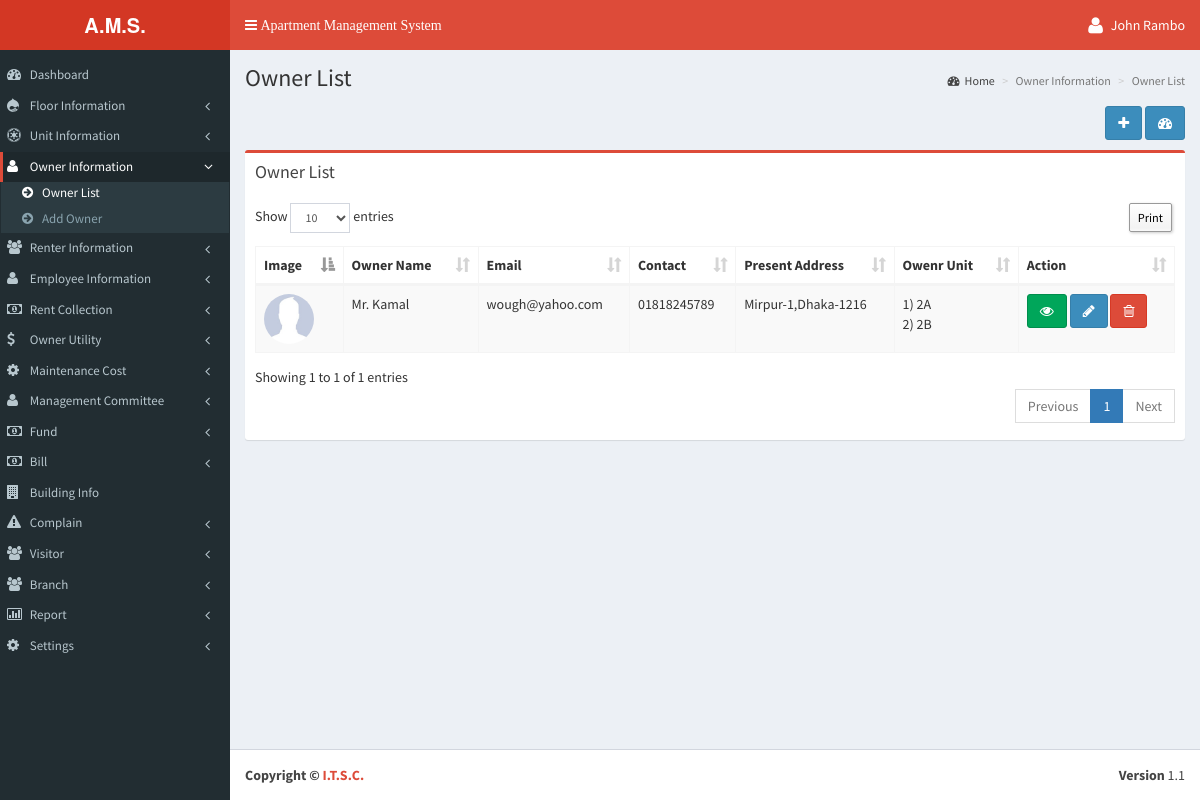
Page /owner/ownerlist.php (signed in) on the committed database.
### tables this page shows
CREATE TABLE `tbl_add_owner` (
  `ownid` int(11) NOT NULL,
  `o_name` varchar(200) NOT NULL,
  `o_email` varchar(200) NOT NULL,
  `o_contact` varchar(200) NOT NULL,
  `o_pre_address` varchar(500) NOT NULL,
  `o_per_address` varchar(500) NOT NULL,
  `o_nid` varchar(200) NOT NULL,
  `o_password` varchar(200) NOT NULL,
  `image` varchar(200) NOT NULL,
  `branch_id` int(11) NOT NULL,
  `created_date` timestamp NOT NULL DEFAULT CURRENT_TIMESTAMP
);

CREATE TABLE `tbl_add_unit` (
  `uid` int(11) NOT NULL,
  `floor_no` varchar(200) NOT NULL,
  `unit_no` varchar(200) NOT NULL,
  `branch_id` int(11) NOT NULL,
  `status` int(1) NOT NULL DEFAULT '0',
  `added_date` timestamp NOT NULL DEFAULT CURRENT_TIMESTAMP
);

### language/English/lang_left_menu.php (called while the page is built, shortened)
<?php
$_data['menu_dashboard'] 					= "Dashboard";
$_data['menu_floor'] 						= "Floor Information";
$_data['menu_floor_list'] 					= "Floor List";
$_data['menu_floor_add'] 					= "Add Floor";
$_data['menu_unit_information'] 			= "Unit Information";
$_data['menu_unit_list'] 					= "Unit List";
$_data['menu_add_unit'] 					= "Add Unit";
$_data['menu_owner_information'] 			= "Owner Information";
$_data['menu_owner_list'] 					= "Owner List";
$_data['menu_add_owner'] 					= "Add Owner";
$_data['menu_renter_information'] 			= "Renter Information";
$_data['menu_renter_list'] 					= "Renter List";
$_data['menu_add_renter'] 					= "Add Renter";
$_data['menu_employee_information'] 		= "Employee Information";
$_data['menu_employee_list'] 				= "Employee List";
$_data['menu_add_employee'] 				= "Add Employee";
$_data['menu_rent_collection'] 				= "Rent Collection";
$_data['menu_rent_list'] 					= "Rent List";
$_data['menu_add_rent'] 					= "Add Rent";
$_data['menu_owner_utility'] 				= "Owner Utility";
$_data['menu_owner_utility_list'] 			= "Owner Utility List";
$_data['menu_add_owner_utility'] 			= "Add Owner Utility";
$_data['menu_maintenance_cost'] 			= "Maintenance Cost";
$_data['menu_maintenance_cost_list'] 		= "Maintenance Cost List";
$_data['menu_add_maintenance_cost'] 		= "Add Maintenance Cost";
$_data['menu_management_committee'] 		= "Management Committee";
$_data['menu_member_list'] 					= "Member List";
$_data['menu_add_member'] 					= "Add Member";
$_data['menu_fund'] 						= "Fund";
$_data['menu_fund_list'] 					= "Fund List";
$_data['menu_add_fund'] 					= "Add Fund";
$_data['menu_bill'] 						= "Bill";
$_data['menu_bill_list'] 					= "Bill List";
$_data['menu_add_bill'] 					= "Add Bill";
$_data['menu_building_info'] 				= "Building Info";
$_data['menu_complain'] 					= "Complain";
$_data['menu_complain_list'] 				= "Complain List";
$_data['menu_add_complain'] 				= "Add Complain";
$_data['menu_visitor'] 						= "Visitor";
$_data['menu_visitor_list'] 				= "Visitor List";
$_data['menu_add_visitor'] 					= "Add Visitor";
$_data['menu_report'] 						= "Report";
$_data['menu_fair_report'] 					= "Fare Report";
$_data['menu_rented_report'] 				= "Rented Report";
$_data['menu_visitors_report'] 				= "Visitors Report";
$_data['menu_complain_report'] 				= "Complain Report";
$_data['menu_unit_status_report'] 			= "Unit Status Report";
$_data['menu_fund_status'] 					= "Fund Status";
$_data['menu_bill_report'] 					= "Bill Report";
$_data['menu_settings'] 					= "Settings";
$_data['menu_bill_setup'] 					= "Bill Setup";
$_data['menu_utility_bill'] 				= "Utility Bill";
$_data['menu_employee_setup'] 				= "Employee Salary";
$_data['menu_management_member_type'] 		= "Management Member Type";
$_data['menu_month_setup'] 					= "Month Setup";
$_data['menu_year_setup'] 					= "Year Setup";
$_data['menu_language_setup'] 				= "System Setup";
$_data['menu_branch'] 						= "Branch";
$_data['menu_add_branch'] 					= "Add Branch";
$_data['menu_branch_list'] 					= "Branch List";
?>

### owner/ownerlist.php (the view, shortened to what this page needs)
<?php
include('../header.php');
?>
<section class="content-header">
  <h1><?php echo $_data['owner_list'];?></h1>
  <ol class="breadcrumb">
    <li><a href="<?php echo WEB_URL?>dashboard.php"><i class="fa fa-dashboard"></i><?php echo $_data['home_breadcam'];?></a></li>
    <li class="active"><?php echo $_data['add_new_owner_information_breadcam'];?></li>
	<li class="active"><?php echo $_data['owner_list'];?></li>
  </ol>
</section>
<section class="content">
<div class="row">
  <div class="col-xs-12">
    <div align="right" style="margin-bottom:1%;"> <a class="btn btn-primary" data-toggle="tooltip" href="<?php echo WEB_URL; ?>owner/addowner.php" data-original-title="<?php echo $_data['add_new_owner_breadcam'];?>"><i class="fa fa-plus"></i></a> <a class="btn btn-primary" data-toggle="tooltip" href="<?php echo WEB_URL; ?>dashboard.php" data-original-title="<?php echo $_data['home_breadcam'];?>"><i class="fa fa-dashboard"></i></a> </div>
    <div class="box box-danger">
      <div class="box-header">
        <h3 class="box-title"><?php echo $_data['owner_list'];?></h3>
      </div>
      <div class="box-body">
        <table class="table sakotable table-bordered table-striped dt-responsive">
          <thead>
            <tr>
              <th><?php echo $_data['add_new_form_field_text_9'];?></th>
              <th><?php echo $_data['add_new_form_field_text_1'];?></th>
              <th><?php echo $_data['add_new_form_field_text_2'];?></th>
              <th><?php echo $_data['add_new_form_field_text_4'];?></th>
              <th><?php echo $_data['add_new_form_field_text_5'];?></th>
              <th><?php echo $_data['add_new_form_field_text_8'];?></th>
              <th><?php echo $_data['action_text'];?></th>
            </tr>
          </thead>
          <tbody>
            <?php
				$result = mysql_query("Select * from tbl_add_owner where branch_id = " . (int)$_SESSION['objLogin']['branch_id'] . " order by ownid desc",$link);
				while($row = mysql_fetch_array($result)){
					$image = WEB_URL . 'img/no_image.jpg';
				?>
            <tr>
              <td><img class="photo_img_round" style="width:50px;height:50px;" src="<?php echo $image;  ?>" /></td>
              <td><?php echo $row['o_name']; ?></td>
              <td><?php echo $row['o_email']; ?></td>
              <td><?php echo $row['o_contact']; ?></td>
              <td><?php echo $row['o_pre_address']; ?></td>
              <td><?php
				 $i=1;
				 $result_sp = mysql_query("Select u.unit_no from tbl_add_owner_unit_relation owr inner join tbl_add_unit u on owr.unit_id = u.uid where owr.owner_id = '". $row['ownid'] . "' order by u.unit_no ASC",$link);
				while($row_sp = mysql_fetch_array($result_sp)){
					echo '<div align="left">' . $i . ') ' .$row_sp['unit_no'].'</div>';
					$i++;
				}
		  	  ?>
              </td>
              <td><a class="btn btn-success" data-toggle="tooltip" href="javascript:;" onClick="$('#nurse_view_<?php echo $row['ownid']; ?>').modal('show');" data-original-title="<?php echo $_data['view_text'];?>"><i class="fa fa-eye"></i></a> <a class="btn btn-primary" data-toggle="tooltip" href="<?php echo WEB_URL;?>owner/addowner.php?id=<?php echo $row['ownid']; ?>" data-original-title="<?php echo $_data['edit_text'];?>"><i class="fa fa-pencil"></i></a> <a class="btn btn-danger" data-toggle="tooltip" onClick="deleteOwner(<?php echo $row['ownid']; ?>);" href="javascript:;" data-original-title="<?php echo $_data['delete_text'];?>"><i class="fa fa-trash-o"></i></a>
                </td>
            </tr>
            <?php } mysql_close($link); ?>
          </tbody>
        </table>
      </div>
    </div>
  </div>
</div>
<?php include('../footer.php'); ?>

### rows in the picture
tbl_add_owner: o_name "Mr. Kamal", o_email "wough@yahoo.com", o_contact "01818245789", o_pre_address "Mirpur-1,Dhaka-1216"
tbl_add_unit: unit_no "2A"
tbl_add_unit: unit_no "2B"

### other values in the picture
$_SESSION['objLogin']['name'] "John Rambo"
$_data['menu_dashboard'] "Dashboard"
$_data['menu_floor'] "Floor Information"
$_data['menu_unit_information'] "Unit Information"
$_data['menu_owner_information'] "Owner Information"
$_data['menu_owner_list'] "Owner List"
$_data['menu_add_owner'] "Add Owner"
$_data['menu_renter_information'] "Renter Information"
$_data['menu_employee_information'] "Employee Information"
$_data['menu_rent_collection'] "Rent Collection"
$_data['menu_owner_utility'] "Owner Utility"
$_data['menu_maintenance_cost'] "Maintenance Cost"
$_data['menu_management_committee'] "Management Committee"
$_data['menu_fund'] "Fund"
$_data['menu_bill'] "Bill"
